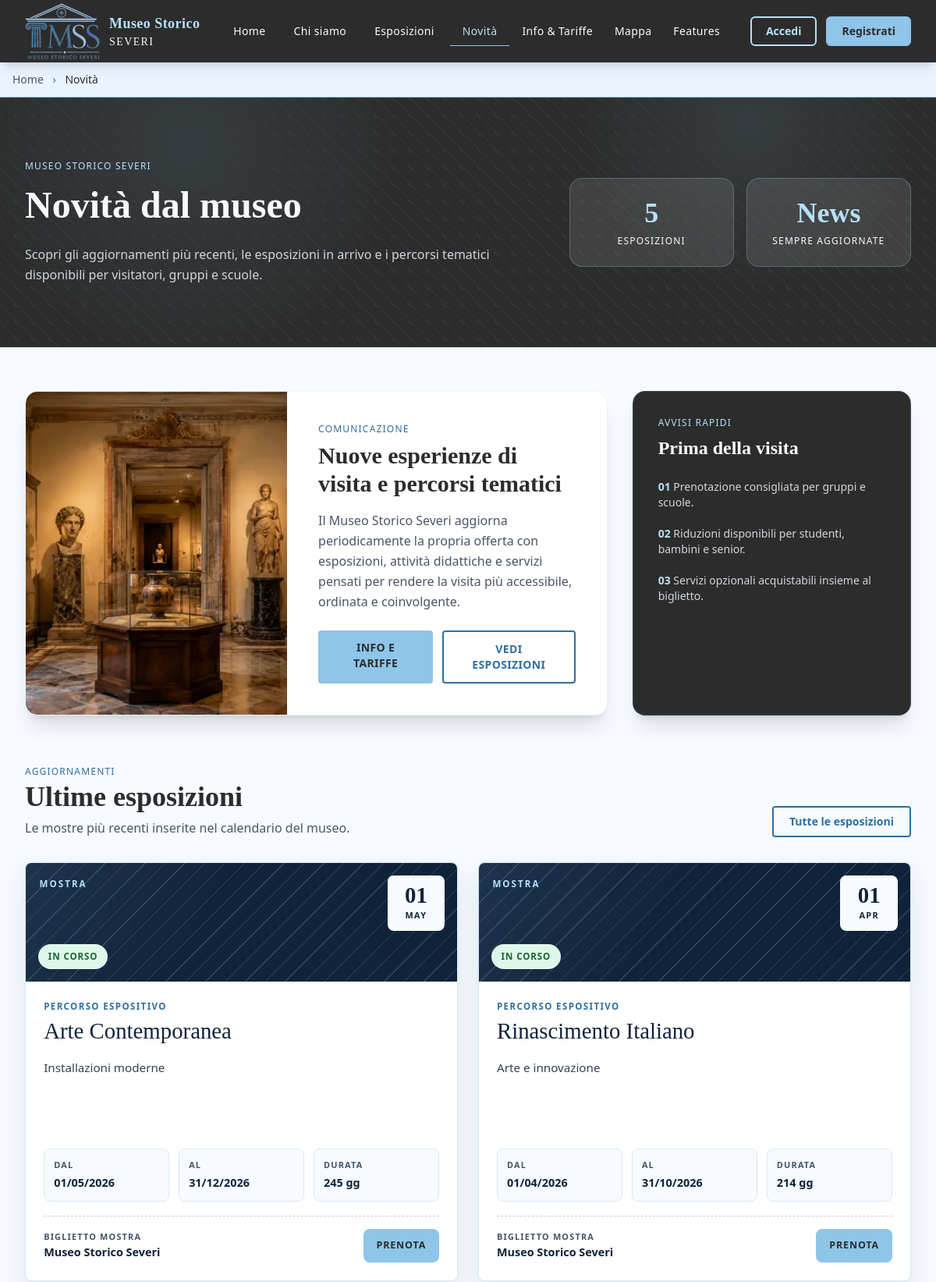
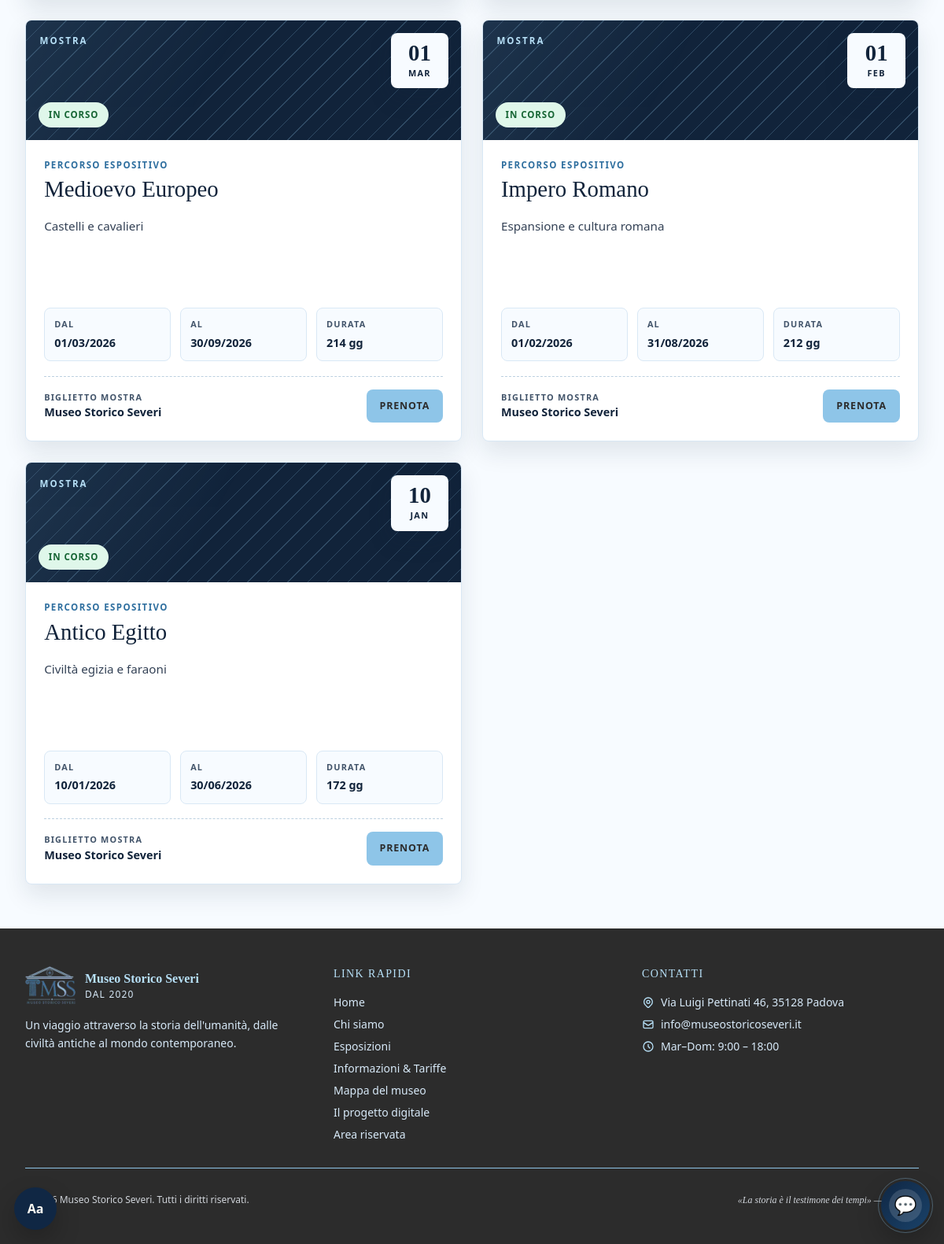
The app's page /novita.php with its own data (2 pictures, top to bottom).
### tables this page shows
CREATE TABLE IF NOT EXISTS Esposizioni (
  id_esposizione INT NOT NULL AUTO_INCREMENT,
  titolo VARCHAR(150) NOT NULL,
  descrizione TEXT NULL,
  emoji VARCHAR(10) NOT NULL DEFAULT '',
  data_inizio DATE NOT NULL,
  data_fine DATE NOT NULL,
  stato ENUM('Bozza','Pubblicata','Conclusa','Annullata') NOT NULL DEFAULT 'Bozza',

  PRIMARY KEY (id_esposizione),
  KEY idx_esposizioni_stato (stato, data_inizio, data_fine),
  KEY idx_esposizioni_date (data_inizio, data_fine),

  CONSTRAINT chk_esposizioni_date CHECK (data_fine >= data_inizio)
);

### auth.php (called while the page is built, shortened)
<?php
function ruoloCorrente(): string { return $_SESSION['utente_ruolo'] ?? ''; }
function isAdmin(): bool { return in_array(ruoloCorrente(), ['amministratore', 'tester'], true); }
function clean(string $val): string {
    return htmlspecialchars(trim($val), ENT_QUOTES, 'UTF-8');
}

### novita.php (the view, shortened to what this page needs)
<?php
require_once __DIR__ . '/auth.php';
$novita = [];
$conteggioNovita = 0;
try {
    $pdo = getDB();
    $where = isAdmin() ? '' : "WHERE stato <> 'Bozza'";
    $stmt = $pdo->query("SELECT id_esposizione, titolo, descrizione, data_inizio, data_fine, stato
                         FROM Esposizioni
                         $where
                         ORDER BY FIELD(stato,'Pubblicata','Annullata','Conclusa','Bozza'), data_inizio DESC
                         LIMIT 9");
    $novita = $stmt->fetchAll();
    $stmtCount = $pdo->query("SELECT COUNT(*) AS totale FROM Esposizioni $where");
    $conteggioNovita = (int)($stmtCount->fetch()['totale'] ?? 0);
} catch (Exception $e) {
    $novita = [];
    $conteggioNovita = 0;
}
$statiLabel = [
    'Pubblicata' => ['text'=>'In corso',   'class'=>'expo-status--published'],
    'Bozza'      => ['text'=>'Bozza',      'class'=>'expo-status--draft'],
    'Conclusa'   => ['text'=>'Conclusa',   'class'=>'expo-status--ended'],
    'Annullata'  => ['text'=>'Annullata',  'class'=>'expo-status--cancelled'],
];
include __DIR__ . '/header.php';
?>
<div class="bg-avorio-dark border-b border-oro border-opacity-20 py-3">
  <div class="max-w-7xl mx-auto px-4 text-sm text-gray-600 font-body">
    <a href="<?= SITE_URL ?>/index.php" class="hover:text-oro transition-colors underline-offset-4 hover:underline">Home</a>
    <span class="mx-2 text-oro">›</span>
    <span class="text-antracite">Novità</span>
  </div>
</div>
<section class="relative bg-antracite overflow-hidden">
  <div class="absolute inset-0 opacity-10" style="background-image: radial-gradient(circle at 20% 20%, #8EC5E8 0, transparent 28%), radial-gradient(circle at 80% 10%, #8EC5E8 0, transparent 22%), repeating-linear-gradient(45deg, #8EC5E8 0, #8EC5E8 1px, transparent 0, transparent 44%); background-size: auto, auto, 22px 22px;"></div>
  <div class="relative max-w-7xl mx-auto px-4 sm:px-6 lg:px-8 py-16 md:py-20">
    <div class="grid lg:grid-cols-[1.2fr_0.8fr] gap-10 items-center">
      <div class="fade-up">
        <p class="text-oro text-xs uppercase tracking-widest font-body mb-3">Museo Storico Severi</p>
        <h1 class="font-display text-avorio text-4xl md:text-5xl font-bold leading-tight mb-5">Novità dal museo</h1>
        <p class="text-gray-300 leading-relaxed max-w-2xl">Scopri gli aggiornamenti più recenti, le esposizioni in arrivo e i percorsi tematici disponibili per visitatori, gruppi e scuole.</p>
      </div>
      <div class="grid grid-cols-2 gap-4 fade-up delay-1">
        <div class="bg-white/10 border border-oro/30 rounded-2xl p-6 text-center backdrop-blur">
          <div class="font-display text-4xl text-oro font-bold"><?= (int)$conteggioNovita ?></div>
          <div class="text-avorio text-xs uppercase tracking-widest mt-2">Esposizioni</div>
        </div>
        <div class="bg-white/10 border border-oro/30 rounded-2xl p-6 text-center backdrop-blur">
          <div class="font-display text-4xl text-oro font-bold">News</div>
          <div class="text-avorio text-xs uppercase tracking-widest mt-2">Sempre aggiornate</div>
        </div>
      </div>
    </div>
  </div>
</section>
<main class="max-w-7xl mx-auto px-4 sm:px-6 lg:px-8 py-14">
  <section class="grid lg:grid-cols-3 gap-8 mb-16">
    <article class="lg:col-span-2 bg-white rounded-2xl shadow-xl overflow-hidden border border-avorio-dark">
      <div class="grid md:grid-cols-[0.9fr_1.1fr]">
        <picture>
          <source srcset="<?= SITE_URL ?>/img/foto/sala-museo.webp 640w, <?= SITE_URL ?>/img/foto/sala-museo@2x.webp 960w" sizes="(max-width: 768px) 100vw, 420px">
          <img src="<?= SITE_URL ?>/img/foto/sala-museo.webp" width="640" height="384" alt="Sala del Museo Storico Severi" class="w-full h-full object-cover min-h-[260px]" loading="eager" decoding="async" fetchpriority="high">
        </picture>
        <div class="p-8 md:p-10">
          <p class="text-oro text-xs uppercase tracking-widest font-body mb-2">Comunicazione</p>
          <h2 class="font-display text-3xl font-bold text-antracite mb-4">Nuove esperienze di visita e percorsi tematici</h2>
          <p class="text-gray-600 leading-relaxed mb-6">Il Museo Storico Severi aggiorna periodicamente la propria offerta con esposizioni, attività didattiche e servizi pensati per rendere la visita più accessibile, ordinata e coinvolgente.</p>
          <div class="flex flex-col sm:flex-row gap-3">
            <a href="<?= SITE_URL ?>/info.php" class="btn-oro inline-block px-6 py-3 rounded font-body text-sm uppercase tracking-wide text-center">Info e tariffe</a>
            <a href="<?= SITE_URL ?>/esposizioni.php" class="btn-outline inline-block px-6 py-3 rounded font-body text-sm uppercase tracking-wide text-center">Vedi esposizioni</a>
          </div>
        </div>
      </div>
    </article>
    <aside class="bg-antracite rounded-2xl shadow-xl p-8 text-avorio border border-oro/20">
      <p class="text-oro text-xs uppercase tracking-widest font-body mb-2">Avvisi rapidi</p>
      <h2 class="font-display text-2xl font-bold mb-6">Prima della visita</h2>
      <ul class="space-y-5 text-sm text-gray-300">
        <li><strong class="text-oro">01</strong> Prenotazione consigliata per gruppi e scuole.</li>
        <li><strong class="text-oro">02</strong> Riduzioni disponibili per studenti, bambini e senior.</li>
        <li><strong class="text-oro">03</strong> Servizi opzionali acquistabili insieme al biglietto.</li>
      </ul>
    </aside>
  </section>
  <section>
    <div class="flex flex-col sm:flex-row sm:items-end sm:justify-between gap-4 mb-8">
      <div>
        <p class="text-oro text-xs uppercase tracking-widest font-body mb-1">Aggiornamenti</p>
        <h2 class="font-display text-3xl md:text-4xl font-bold text-antracite">Ultime esposizioni</h2>
        <p class="text-gray-600 mt-2 max-w-2xl">Le mostre più recenti inserite nel calendario del museo.</p>
      </div>
      <a href="<?= SITE_URL ?>/esposizioni.php" class="sm:inline-block btn-outline px-5 py-2 rounded text-sm font-body text-center">Tutte le esposizioni</a>
    </div>
    <?php if (empty($novita)): ?>
      <div class="bg-white rounded-2xl shadow p-10 text-center border border-avorio-dark">
        <h3 class="font-display text-2xl font-bold text-antracite mb-2">Nessuna novità disponibile</h3>
        <p class="text-gray-600">Verifica la connessione al database oppure inserisci nuove esposizioni dalla vista amministratore.</p>
      </div>
    <?php else: ?>
      <div class="expo-grid">
        <?php foreach ($novita as $esp): ?>
        <?php
          $dataInizio = strtotime($esp['data_inizio']);
          $dataFine = strtotime($esp['data_fine']);
          $meseInizio = strtoupper(date('M', $dataInizio));
          $giornoInizio = date('d', $dataInizio);
          $giorniDurata = max(1, (int)floor(($dataFine - $dataInizio) / 86400) + 1);
          $statoInfo = $statiLabel[$esp['stato']] ?? ['text' => $esp['stato'], 'class' => 'expo-status--neutral'];
        ?>
        <article class="expo-card">
          <div class="expo-card__media">
            <div class="expo-card__pattern"></div>
            <div class="expo-card__kicker">Mostra</div>
            <div class="expo-card__date" aria-label="Data inizio">
              <span><?= $giornoInizio ?></span>
              <strong><?= $meseInizio ?></strong>
            </div>
            <span class="expo-status <?= $statoInfo['class'] ?>">
              <?= clean($statoInfo['text']) ?>
            </span>
          </div>
          <div class="expo-card__body">
            <div class="expo-card__heading">
              <p>Percorso espositivo</p>
              <h3><?= clean($esp['titolo']) ?></h3>
            </div>
            <p class="expo-card__description">
              <?= clean($esp['descrizione'] ?? 'Scopri questa esposizione del Museo Storico Severi.') ?>
            </p>
            <dl class="expo-card__details">
              <div>
                <dt>Dal</dt>
                <dd><?= date('d/m/Y', $dataInizio) ?></dd>
              </div>
              <div>
                <dt>Al</dt>
                <dd><?= date('d/m/Y', $dataFine) ?></dd>
              </div>
              <div>
                <dt>Durata</dt>
                <dd><?= $giorniDurata ?> gg</dd>
              </div>
            </dl>
            <div class="expo-card__footer">
              <div>
                <span>Biglietto mostra</span>
                <strong>Museo Storico Severi</strong>
              </div>
              <?php if ($esp['stato'] === 'Pubblicata'): ?>
              <a href="<?= SITE_URL ?>/prenota.php?id=<?= (int)$esp['id_esposizione'] ?>"
                 class="btn-oro expo-card__action"
                 aria-label="Prenota <?= clean($esp['titolo']) ?>">
                Prenota
              </a>
              <?php else: ?>
              <span class="btn-outline expo-card__action expo-card__action--disabled">
                Non prenotabile
              </span>
              <?php endif; ?>
            </div>
          </div>
        </article>
        <?php endforeach; ?>
      </div>
    <?php endif; ?>
  </section>
</main>
<?php include __DIR__ . '/footer.php'; ?>

### assets/css/style.css (style rules this page uses)
html { scroll-behavior:smooth }
body { font-family:'system-ui',sans-serif;background-color:#F7FBFF;color:#2C2C2C;overflow-x:hidden }
h1,h2,h3,h4 { font-family:Georgia,serif }
.btn-oro { background:#8EC5E8 !important;color:#2C2C2C !important;font-weight:700;transition:background .2s,transform .1s,opacity .2s;text-decoration:none !important }
.btn-outline { border:2px solid #8EC5E8 !important;color:#8EC5E8 !important;background:transparent !important;font-weight:700;transition:all .2s;text-decoration:none !important }
.fade-up { animation:fadeUp .5s ease both }
.delay-1 { animation-delay:.1s }
img,video,canvas,svg { max-width:100% }
:root { --oro-testo-fondo-chiaro:#2F6F9F;--oro-testo-fondo-scuro:#B7E0F7;--acciaio-testo-accessibile:#427EA8 }
.text-oro { color:var(--oro-testo-fondo-chiaro) !important }
.bg-antracite .text-oro,header .text-oro,footer .text-oro { color:var(--oro-testo-fondo-scuro) !important }
.btn-outline { border-color:var(--oro-testo-fondo-chiaro) !important;color:var(--oro-testo-fondo-chiaro) !important }

### assets/css/accessibilita.css (style rules this page uses)
:root { --a11y-scale: 1; }

### records on screen
esposizioni: data_inizio "01", data_inizio "MAY", stato "IN CORSO", titolo "Arte Contemporanea", descrizione "Installazioni moderne", data_inizio "01/05/2026", data_fine "31/12/2026", giorniDurata "245"
esposizioni: data_inizio "01", data_inizio "APR", stato "IN CORSO", titolo "Rinascimento Italiano", descrizione "Arte e innovazione", data_inizio "01/04/2026", data_fine "31/10/2026", giorniDurata "214"
esposizioni: data_inizio "01", data_inizio "MAR", stato "IN CORSO", titolo "Medioevo Europeo", descrizione "Castelli e cavalieri", data_inizio "01/03/2026", data_fine "30/09/2026", giorniDurata "214"
esposizioni: data_inizio "01", data_inizio "FEB", stato "IN CORSO", titolo "Impero Romano", descrizione "Espansione e cultura romana", data_inizio "01/02/2026", data_fine "31/08/2026", giorniDurata "212"
esposizioni: data_inizio "10", data_inizio "JAN", stato "IN CORSO", titolo "Antico Egitto", descrizione "Civiltà egizia e faraoni", data_inizio "10/01/2026", data_fine "30/06/2026", giorniDurata "172"

### other values on screen
$conteggioNovita "5"
